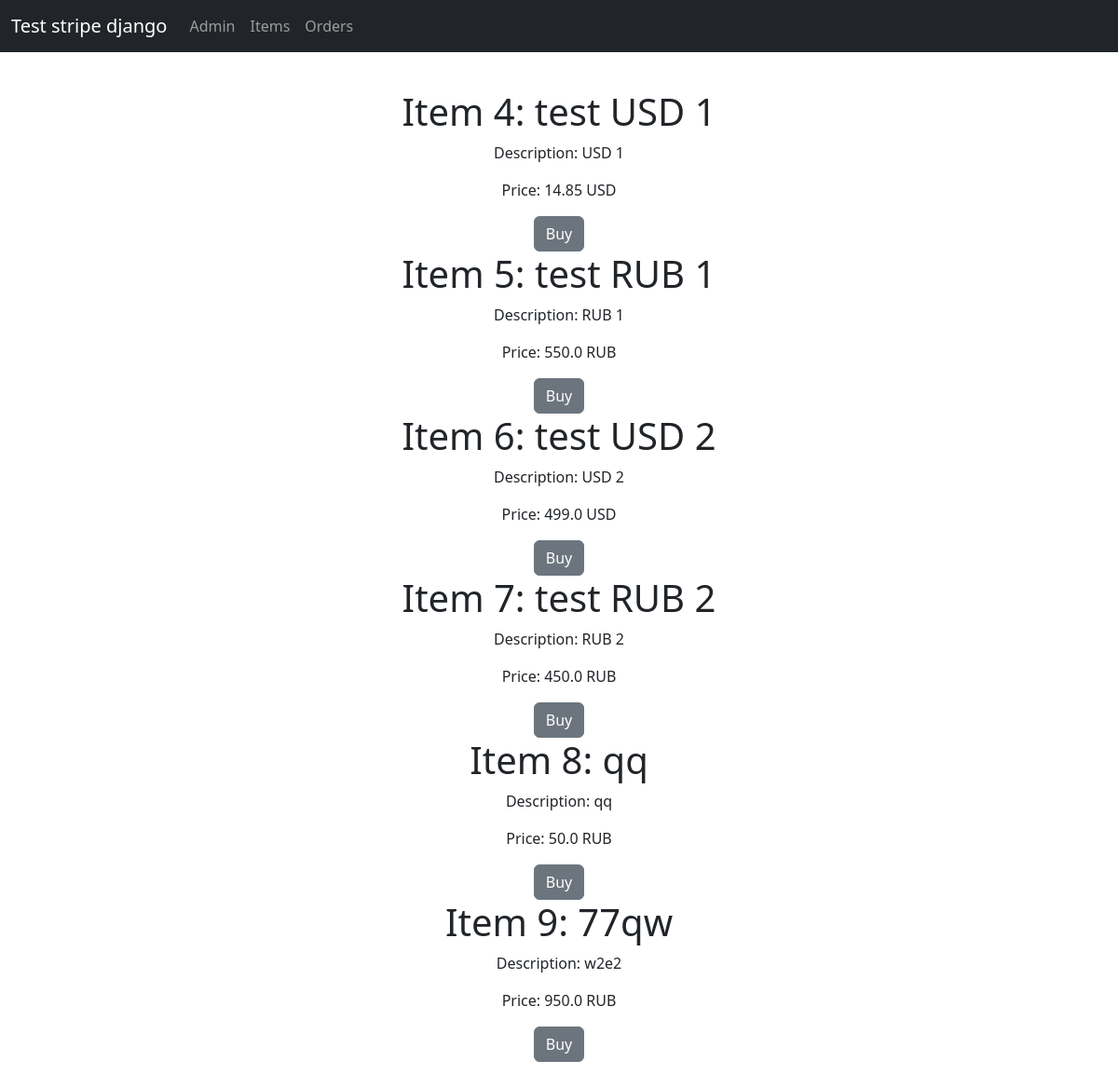
The app's page /items/ with its own data.
### main/models.py (models this page shows, shortened)
class Item(models.Model):
    rub, usd = 'RUB', 'USD'
    TYPES = [(rub, 'Рубли'), (usd, 'Доллар')]
    name = models.CharField(max_length=255)
    description = models.TextField(null=True, blank=True)
    currency = models.CharField(max_length=3, choices=TYPES, default=rub)
    price = models.FloatField(null=True, blank=True)

### main/views.py (the view)
# urls.py: path('items/', views.items, name='items'),
def items(request):
    items = Item.objects.all()
    return render(request, 'main/items.html', {'items': items})

### templates/main/items.html (shortened to what this page needs)
{% extends 'main/default.html' %}
{% block content %}
{% for item in items %}
<h1>Item {{ item.pk }}: {{ item.name }}</h1>
<p>Description: {{ item.description }}</p>
<p>Price: {{ item.price }} {{ item.currency }}</p>
<button class="btn btn-secondary" id="buy-button-{{ item.pk }}">Buy</button>
{% endfor %}
{% endblock content %}

### records on screen
Item: pk "4", name "test USD 1", description "USD 1", price "14.85", currency "USD"
Item: pk "5", name "test RUB 1", description "RUB 1", price "550.0", currency "RUB"
Item: pk "6", name "test USD 2", description "USD 2", price "499.0", currency "USD"
Item: pk "7", name "test RUB 2", description "RUB 2", price "450.0", currency "RUB"
Item: pk "8", name "qq", description "qq", price "50.0", currency "RUB"
Item: pk "9", name "77qw", description "w2e2", price "950.0", currency "RUB"
